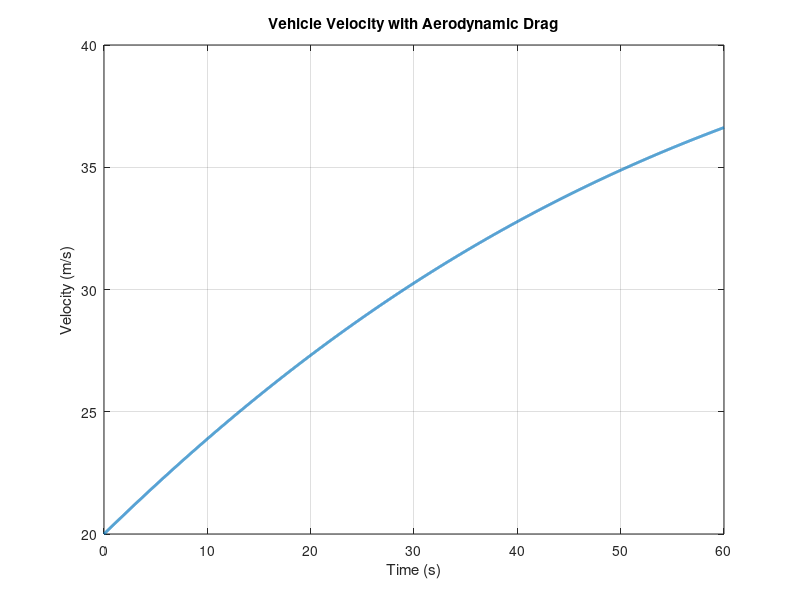

Reproduce this figure in MATLAB.
clc
clear all
close all

dt = 0.01; T = 60;

% Vehicle parameters
m = 1500; rho = 1.225;
Cd = 0.30; A_front = 2.2;
Cr = 0.015; g = 9.81;

% Driving conditions
Ft = 1000; v0 = 20;

N = round(T / dt);
t = (0:N) * dt;

v = zeros(1, N + 1);
v(1) = v0;

% Rolling resistance
Fr = Cr * m * g;

% Forward Euler simulation
for k = 1:N
    Fd = 0.5 * rho * Cd * A_front * v(k)^2;
    a = (Ft - Fd - Fr) / m;
    v(k+1) = v(k) + a*dt;
end

plot(t, v, 'LineWidth', 2)
grid on
xlabel('Time (s)')
ylabel('Velocity (m/s)')
title('Vehicle Velocity with Aerodynamic Drag')

% Confirm equilibrium velocty, final velocity
v_eq = sqrt(2 * (Ft - Fr) / (rho * Cd * A_front));

fprintf('Final velocity: %.2f m/s\n', v(end));
fprintf('Equilibrium velocity: %.2f m/s\n', v_eq);

% Confirm final resistance
Fd_final = 0.5 * rho * Cd * A_front * v(end)^2;
Fnet_final = Ft - Fd_final - Fr;

fprintf('Final net force: %.2f N\n', Fnet_final);
